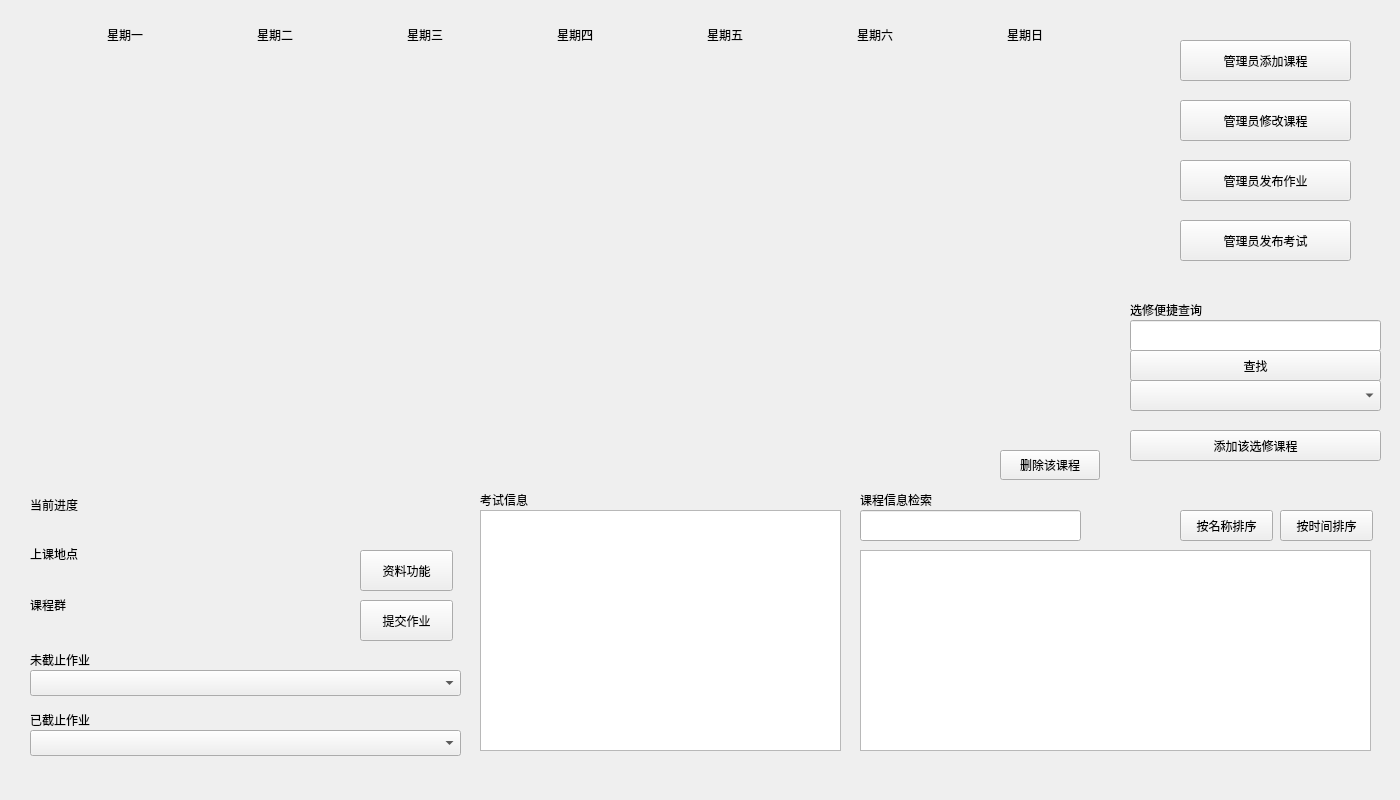
<?xml version="1.0" encoding="UTF-8"?>
<ui version="4.0">
 <class>Widget_Lesson</class>
 <widget class="QWidget" name="Widget_Lesson">
  <property name="geometry">
   <rect>
    <x>0</x>
    <y>0</y>
    <width>1400</width>
    <height>800</height>
   </rect>
  </property>
  <property name="windowTitle">
   <string>Form</string>
  </property>
  <widget class="QPushButton" name="pushButton_addxuanxiu">
   <property name="geometry">
    <rect>
     <x>1130</x>
     <y>430</y>
     <width>251</width>
     <height>31</height>
    </rect>
   </property>
   <property name="text">
    <string>添加该选修课程</string>
   </property>
  </widget>
  <widget class="QComboBox" name="comboBox_xuanxiu">
   <property name="geometry">
    <rect>
     <x>1130</x>
     <y>380</y>
     <width>251</width>
     <height>31</height>
    </rect>
   </property>
  </widget>
  <widget class="QPushButton" name="pushButton_add">
   <property name="geometry">
    <rect>
     <x>1180</x>
     <y>40</y>
     <width>171</width>
     <height>41</height>
    </rect>
   </property>
   <property name="text">
    <string>管理员添加课程</string>
   </property>
  </widget>
  <widget class="QPushButton" name="pushButton_change">
   <property name="geometry">
    <rect>
     <x>1180</x>
     <y>100</y>
     <width>171</width>
     <height>41</height>
    </rect>
   </property>
   <property name="text">
    <string>管理员修改课程</string>
   </property>
  </widget>
  <widget class="QPushButton" name="pushButton_task">
   <property name="geometry">
    <rect>
     <x>1180</x>
     <y>160</y>
     <width>171</width>
     <height>41</height>
    </rect>
   </property>
   <property name="text">
    <string>管理员发布作业</string>
   </property>
  </widget>
  <widget class="QLabel" name="label_location">
   <property name="geometry">
    <rect>
     <x>30</x>
     <y>539</y>
     <width>311</width>
     <height>30</height>
    </rect>
   </property>
   <property name="text">
    <string>上课地点</string>
   </property>
  </widget>
  <widget class="QLabel" name="label_jindu">
   <property name="geometry">
    <rect>
     <x>30</x>
     <y>490</y>
     <width>311</width>
     <height>30</height>
    </rect>
   </property>
   <property name="text">
    <string>当前进度</string>
   </property>
  </widget>
  <widget class="QLabel" name="label_task_1">
   <property name="geometry">
    <rect>
     <x>30</x>
     <y>710</y>
     <width>69</width>
     <height>20</height>
    </rect>
   </property>
   <property name="text">
    <string>已截止作业</string>
   </property>
  </widget>
  <widget class="QLabel" name="label_task_2">
   <property name="geometry">
    <rect>
     <x>30</x>
     <y>650</y>
     <width>69</width>
     <height>20</height>
    </rect>
   </property>
   <property name="text">
    <string>未截止作业</string>
   </property>
  </widget>
  <widget class="QComboBox" name="comboBox_task_1">
   <property name="geometry">
    <rect>
     <x>30</x>
     <y>730</y>
     <width>431</width>
     <height>26</height>
    </rect>
   </property>
  </widget>
  <widget class="QComboBox" name="comboBox_task_2">
   <property name="geometry">
    <rect>
     <x>30</x>
     <y>670</y>
     <width>431</width>
     <height>26</height>
    </rect>
   </property>
  </widget>
  <widget class="QLabel" name="label_qun">
   <property name="geometry">
    <rect>
     <x>30</x>
     <y>590</y>
     <width>311</width>
     <height>30</height>
    </rect>
   </property>
   <property name="text">
    <string>课程群</string>
   </property>
  </widget>
  <widget class="QPushButton" name="pushButton_submit">
   <property name="geometry">
    <rect>
     <x>360</x>
     <y>600</y>
     <width>93</width>
     <height>41</height>
    </rect>
   </property>
   <property name="text">
    <string>提交作业</string>
   </property>
  </widget>
  <widget class="QPushButton" name="pushButton_send">
   <property name="geometry">
    <rect>
     <x>360</x>
     <y>550</y>
     <width>93</width>
     <height>41</height>
    </rect>
   </property>
   <property name="text">
    <string>资料功能</string>
   </property>
  </widget>
  <widget class="QLabel" name="label_test">
   <property name="geometry">
    <rect>
     <x>480</x>
     <y>490</y>
     <width>69</width>
     <height>20</height>
    </rect>
   </property>
   <property name="text">
    <string>考试信息</string>
   </property>
  </widget>
  <widget class="QLabel" name="label_xuanxiu">
   <property name="geometry">
    <rect>
     <x>1130</x>
     <y>300</y>
     <width>91</width>
     <height>20</height>
    </rect>
   </property>
   <property name="text">
    <string>选修便捷查询</string>
   </property>
  </widget>
  <widget class="QLineEdit" name="lineEdit_findxuanxiu">
   <property name="geometry">
    <rect>
     <x>1130</x>
     <y>320</y>
     <width>251</width>
     <height>31</height>
    </rect>
   </property>
   <property name="text">
    <string/>
   </property>
  </widget>
  <widget class="QPushButton" name="pushButton_findxuanxiu">
   <property name="geometry">
    <rect>
     <x>1130</x>
     <y>350</y>
     <width>251</width>
     <height>31</height>
    </rect>
   </property>
   <property name="text">
    <string>查找</string>
   </property>
  </widget>
  <widget class="QPushButton" name="pushButton_test">
   <property name="geometry">
    <rect>
     <x>1180</x>
     <y>220</y>
     <width>171</width>
     <height>41</height>
    </rect>
   </property>
   <property name="text">
    <string>管理员发布考试</string>
   </property>
  </widget>
  <widget class="QTextEdit" name="textEdit_all">
   <property name="geometry">
    <rect>
     <x>860</x>
     <y>550</y>
     <width>511</width>
     <height>201</height>
    </rect>
   </property>
  </widget>
  <widget class="QLineEdit" name="lineEdit_findAll">
   <property name="geometry">
    <rect>
     <x>860</x>
     <y>510</y>
     <width>221</width>
     <height>31</height>
    </rect>
   </property>
  </widget>
  <widget class="QTextEdit" name="textEdit_test">
   <property name="geometry">
    <rect>
     <x>480</x>
     <y>510</y>
     <width>361</width>
     <height>241</height>
    </rect>
   </property>
  </widget>
  <widget class="QLabel" name="label_lessonInformation">
   <property name="geometry">
    <rect>
     <x>860</x>
     <y>490</y>
     <width>101</width>
     <height>20</height>
    </rect>
   </property>
   <property name="text">
    <string>课程信息检索</string>
   </property>
  </widget>
  <widget class="QLabel" name="label_1">
   <property name="geometry">
    <rect>
     <x>50</x>
     <y>20</y>
     <width>150</width>
     <height>30</height>
    </rect>
   </property>
   <property name="text">
    <string>星期一</string>
   </property>
   <property name="alignment">
    <set>Qt::AlignCenter</set>
   </property>
  </widget>
  <widget class="QLabel" name="label_2">
   <property name="geometry">
    <rect>
     <x>200</x>
     <y>20</y>
     <width>150</width>
     <height>30</height>
    </rect>
   </property>
   <property name="text">
    <string>星期二</string>
   </property>
   <property name="alignment">
    <set>Qt::AlignCenter</set>
   </property>
  </widget>
  <widget class="QLabel" name="label_3">
   <property name="geometry">
    <rect>
     <x>350</x>
     <y>20</y>
     <width>150</width>
     <height>30</height>
    </rect>
   </property>
   <property name="text">
    <string>星期三</string>
   </property>
   <property name="alignment">
    <set>Qt::AlignCenter</set>
   </property>
  </widget>
  <widget class="QLabel" name="label_4">
   <property name="geometry">
    <rect>
     <x>500</x>
     <y>20</y>
     <width>150</width>
     <height>30</height>
    </rect>
   </property>
   <property name="text">
    <string>星期四</string>
   </property>
   <property name="alignment">
    <set>Qt::AlignCenter</set>
   </property>
  </widget>
  <widget class="QLabel" name="label_5">
   <property name="geometry">
    <rect>
     <x>650</x>
     <y>20</y>
     <width>150</width>
     <height>30</height>
    </rect>
   </property>
   <property name="text">
    <string>星期五</string>
   </property>
   <property name="alignment">
    <set>Qt::AlignCenter</set>
   </property>
  </widget>
  <widget class="QLabel" name="label_6">
   <property name="geometry">
    <rect>
     <x>800</x>
     <y>20</y>
     <width>150</width>
     <height>30</height>
    </rect>
   </property>
   <property name="text">
    <string>星期六</string>
   </property>
   <property name="alignment">
    <set>Qt::AlignCenter</set>
   </property>
  </widget>
  <widget class="QLabel" name="label_7">
   <property name="geometry">
    <rect>
     <x>950</x>
     <y>20</y>
     <width>150</width>
     <height>30</height>
    </rect>
   </property>
   <property name="text">
    <string>星期日</string>
   </property>
   <property name="alignment">
    <set>Qt::AlignCenter</set>
   </property>
  </widget>
  <widget class="QPushButton" name="pushButton_sortByName">
   <property name="geometry">
    <rect>
     <x>1180</x>
     <y>510</y>
     <width>93</width>
     <height>31</height>
    </rect>
   </property>
   <property name="text">
    <string>按名称排序</string>
   </property>
  </widget>
  <widget class="QPushButton" name="pushButton_sortByTime">
   <property name="geometry">
    <rect>
     <x>1280</x>
     <y>510</y>
     <width>93</width>
     <height>31</height>
    </rect>
   </property>
   <property name="text">
    <string>按时间排序</string>
   </property>
  </widget>
  <widget class="QPushButton" name="pushButton_delete">
   <property name="geometry">
    <rect>
     <x>1000</x>
     <y>450</y>
     <width>100</width>
     <height>30</height>
    </rect>
   </property>
   <property name="text">
    <string>删除该课程</string>
   </property>
  </widget>
 </widget>
 <resources/>
 <connections/>
</ui>
